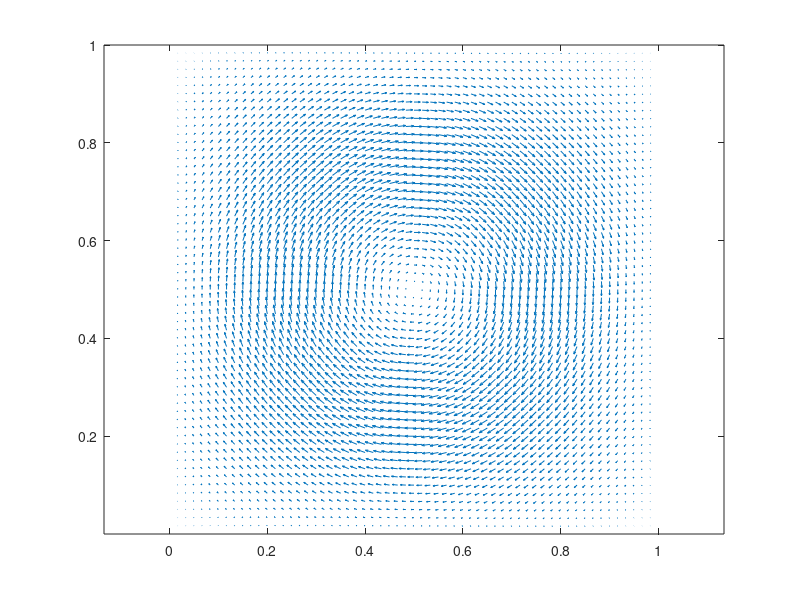

The MATLAB script that drew this image:
x = linspace(0,1,61);
y = x;
[X,Y] = meshgrid(x,y);
clear x,y;

ux = -2*(sin(pi*X))^2.*sin(pi*Y).*cos(pi*Y);
uy =  2*(sin(pi*Y))^2.*sin(pi*X).*cos(pi*X);
% ux = 1000*ones(size(ux));

quiver(X,Y,ux,uy);
axis equal tight